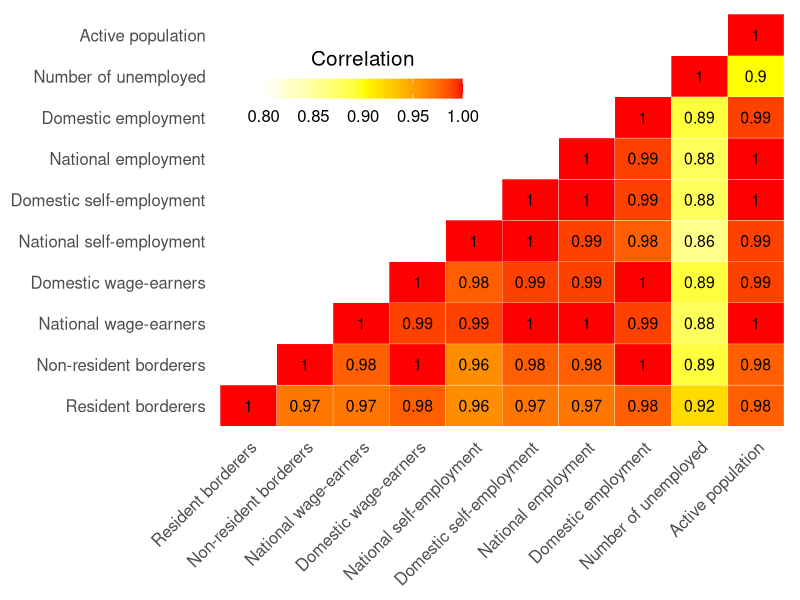
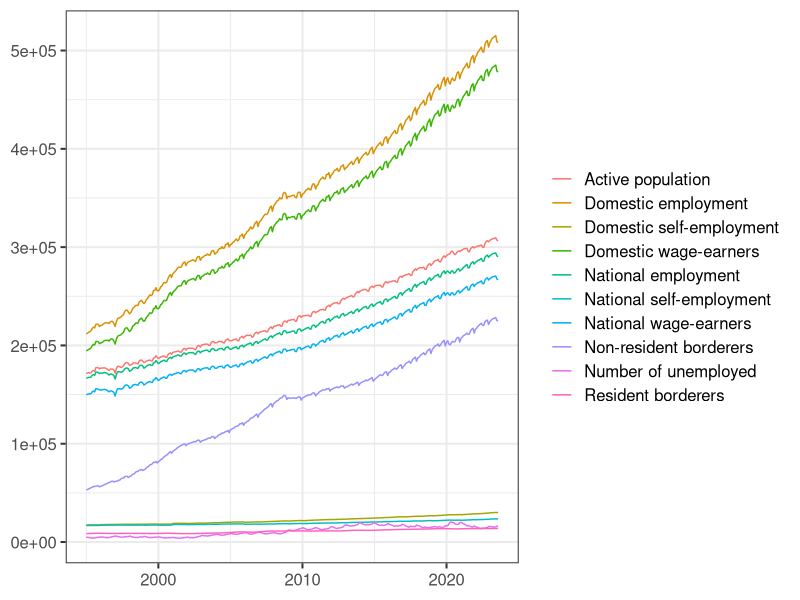
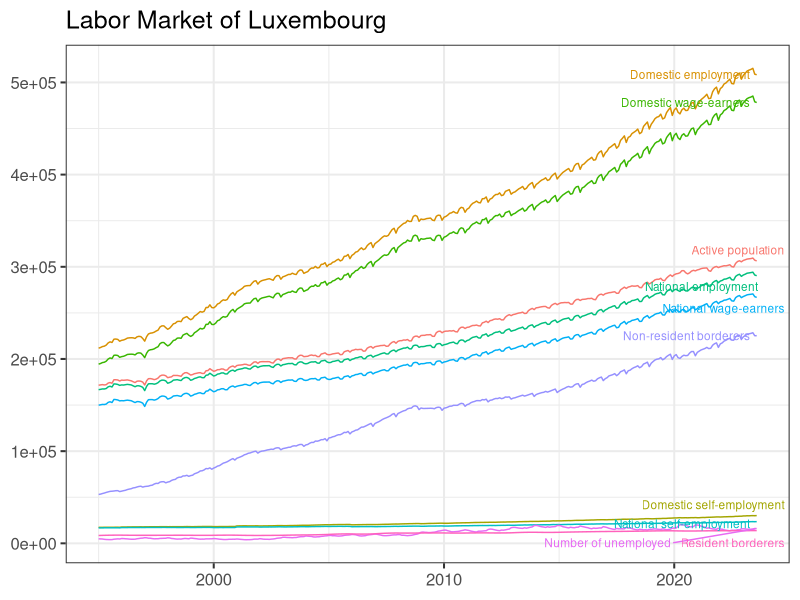
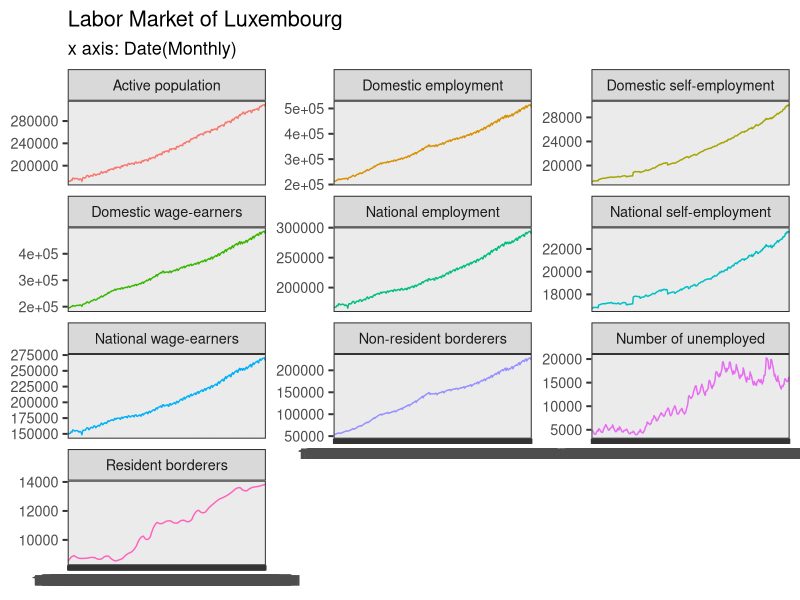
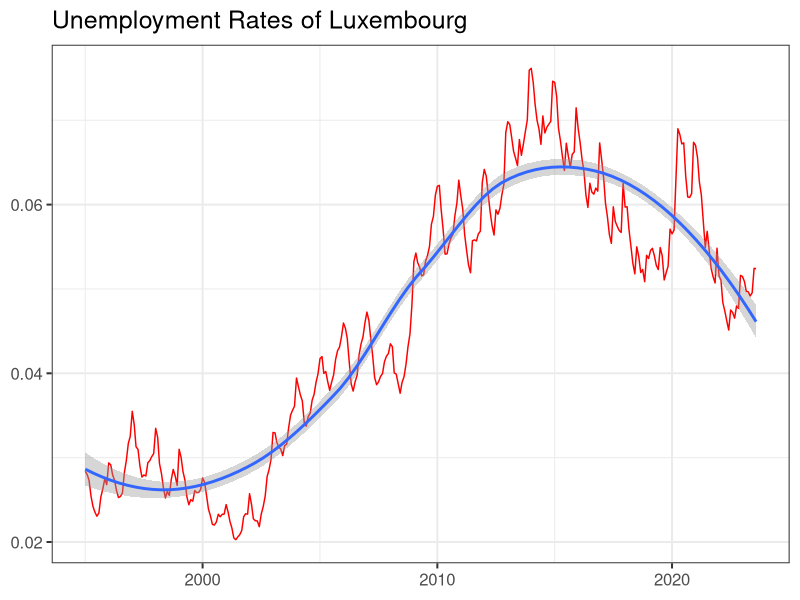
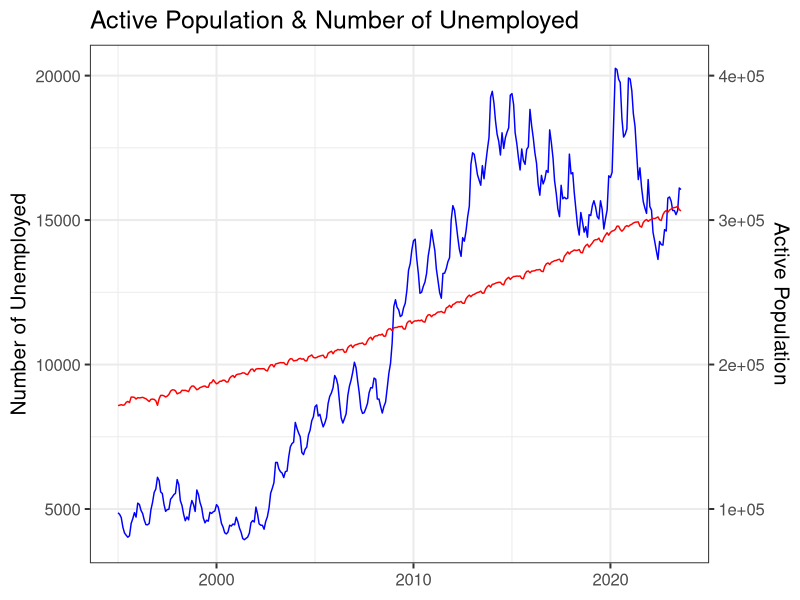
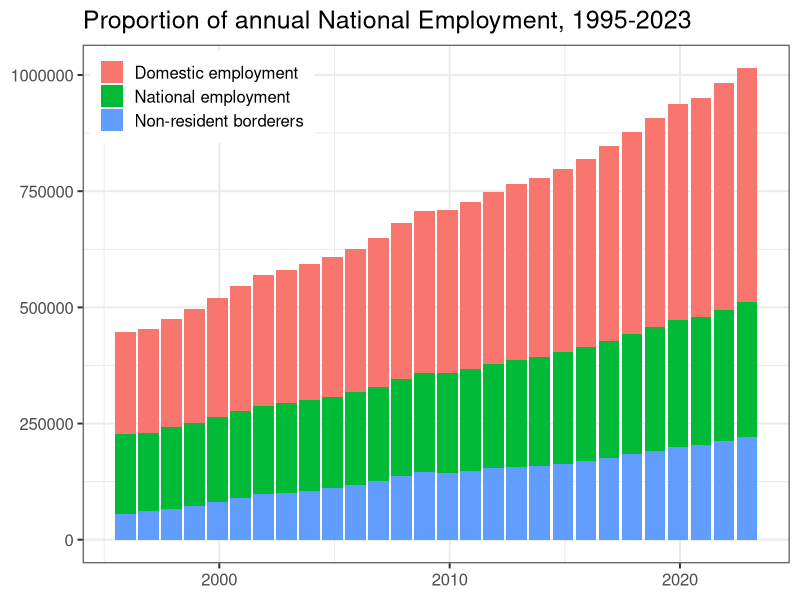
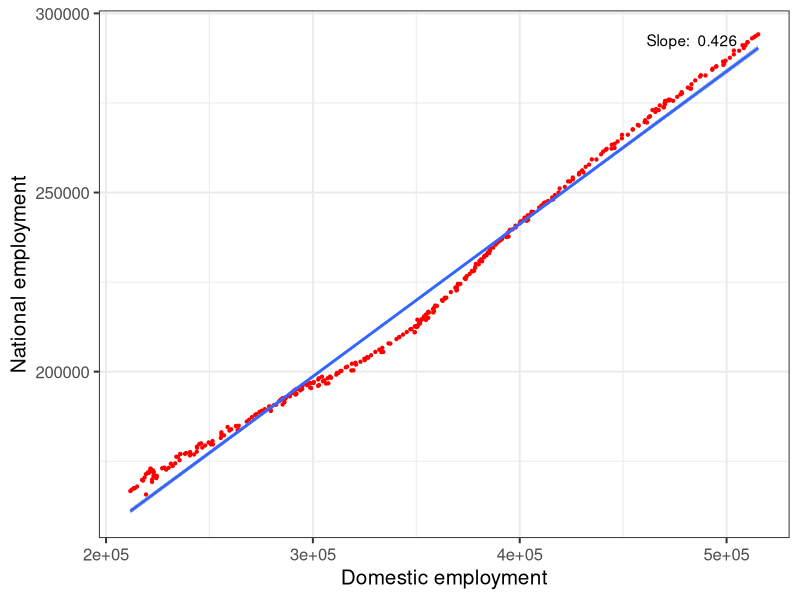

Here is the R script that generated these plots, in order:
## ---- chunk 1
# Load libraries
library(openxlsx)

# Import Excel file data
df <- read.xlsx("data.xlsx")

# Rename columns
colnames(df) <- c("Date", "Resident borderers", "Non-resident borderers", "National wage-earners", "Domestic wage-earners", "National self-employment", "Domestic self-employment", "National employment", "Domestic employment", "Number of unemployed", "Active population")

# Convert date column to Date format
df$Date <- as.numeric(df$Date)
df$Date <- as.Date(df$Date, origin = "1899-12-30")

# Show first 10 rows
head(df, n = 10)
## ---- chunk 2
# Import libraries
library(ggplot2)
library(reshape2)

# Set the theme
theme_set(theme_bw( base_size = 15))

get_lower_tri<-function(cormat){
    cormat[upper.tri(cormat)] <- NA
    return(cormat)
  }

cormat <- round(cor(df[,-1]),2)    # Delete the DATE column
lower_tri <- get_lower_tri(cormat)
melted_cormat <- melt(lower_tri, na.rm = TRUE)

ggheatmap <- ggplot(data = melted_cormat, aes(x=Var1, y=Var2, fill=value)) + 
  geom_tile(color = "white") + 
  scale_fill_gradient2(limits = c(0.8, 1), low = "white", mid = "yellow", high = "red", midpoint = 0.9) + 
  labs(x = NULL, y = NULL, fill = "Correlation")

ggheatmap + 
geom_text(aes(Var1, Var2, label = value), color = "black", size = 4) +
theme(
  axis.title.x = element_blank(),
  axis.title.y = element_blank(),
  panel.grid.major = element_blank(),
  panel.border = element_blank(),
  panel.background = element_blank(),
  axis.ticks = element_blank(),
  legend.justification = c(1, 0),
  legend.position = c(0.45, 0.70),
  legend.direction = "horizontal")+
  guides(fill = guide_colorbar(barwidth = 10, barheight = 1,
                title.position = "top", title.hjust = 0.5)) + 
  theme(axis.text.x = element_text(angle = 45, hjust = 1))
## ---- chunk 3
df_rs <- read.xlsx("data_reshaped.xlsx")

# Rename columns
colnames(df_rs) <- c("Category", "Date","Value")

# Convert date column to Date format
df_rs$Date <- as.numeric(df_rs$Date)
df_rs$Date <- as.Date(df_rs$Date, origin = "1899-12-30")

# Show first 10 rows
head(df_rs, n = 10)
## ---- chunk 4
ggplot(df_rs, aes(x = Date, y = Value)) + 
  geom_line(aes(color = Category)) + 
  labs(x = NULL, 
       y = NULL, 
       color = NULL)
## ---- chunk 5
library(dplyr)
library(ggrepel)
data_ends <- df_rs |> filter(Date == "2023-08-01")

ggplot(df_rs, aes(x = Date, y = Value, color = Category, group = Category)) +
  geom_line() +
  geom_text_repel(
    aes(label = Category), data = data_ends, nudge_x = 0.35, size = 3
    ) + 
  labs(title = "Labor Market of Luxembourg",x=NULL, y=NULL) + 
  theme(legend.position = "none")
## ---- chunk 6
df_rs |>
  ggplot(aes(x = as.factor(Date), y = Value, colour = Category)) + 
  geom_line(aes( group = Category)) +
  labs(title = "Labor Market of Luxembourg",
       subtitle = "x axis: Date(Monthly)",
       fill = NULL,
       x = NULL,
       y = NULL) +
  facet_wrap(vars(Category), nrow = 4, scales = "free_y") +
  theme(legend.position = "none", 
        text = element_text(size = 13))
## ---- chunk 7
# Calculate Unemployment rates
df_ur <- data.frame(
  Category = rep("Unemployment rate", 344),
  Date = df_rs[1:344, 2],
  Value = df_rs |> 
    filter(Category == "Number of unemployed") |>
    select(Value) / df_rs |>
    filter(Category == "Active population") |>
    select(Value)
)

df_rs <- rbind(df_rs, df_ur)

# Plot of Unemployment rate
df_rs |> 
  filter(Category == "Unemployment rate") |>
  ggplot(aes(x = Date, y = Value)) + 
  geom_line(color = "red") + 
  geom_smooth() + 
  labs(title = "Unemployment Rates of Luxembourg",
       x = NULL,
       y = NULL) +
  theme(legend.position = "none")


## ---- chunk 8
df |> 
  ggplot(aes(x = Date)) + 
  geom_line(aes(y = `Number of unemployed`), color = "blue") + 
  geom_line(aes(y = `Active population` * 0.05), color = "red") + 
  labs(title = "Active Population & Number of Unemployed",
       x = NULL,
       y = NULL,
       color = NULL) + 
  scale_y_continuous(name = "Number of Unemployed", sec.axis = sec_axis(~.*20, name = "Active Population")) + 
  theme(legend.position = c(0.01, 0.99), legend.justification = c(0, 1))
## ---- chunk 9
library(lubridate)
library(tidyr)

# Create a new data frame containing annual data.
df |>
  pivot_longer(
    cols = c(
      "Non-resident borderers",
      "National employment",
      "Domestic employment"
    ),
    names_to = "Categories",
    values_to = "Values"
  ) |>
  filter(month(Date) == 12) -> df_an

ggplot(df_an) +
  geom_col(aes(x = Date,
               y = Values,
               fill = Categories)) + 
  labs(title = "Proportion of annual National Employment, 1995-2023", 
       x = NULL,
       y = NULL,
       fill = NULL) + 
  theme(legend.position = c(0.01, 0.99), legend.justification = c(0, 1))
## ---- chunk 10
mdl <- lm(`National employment` ~ `Domestic employment`, data = df)
slope <- coef(mdl)[2]

df |> 
  ggplot(aes(x = `Domestic employment`, y = `National employment`)) +
  geom_point(color = "red", size = 0.8) +
  geom_smooth(method = "lm", se = TRUE) +  # Add linear regression line
  annotate("text", x = max(df$`Domestic employment`) - 10000, y = max(df$`National employment`), 
           label = paste("Slope: ", round(slope, 3)),
           hjust = 1, vjust = 1) +
  labs(x = "Domestic employment",
       y = "National employment")
## ---- chunk 11
# Box Plot
df$`Unemployment rate` <- df$`Number of unemployed` / df$`Active population`

df |> 
  ggplot(aes(x = cut(Date, breaks = "5 years"), y = `Unemployment rate`, group = cut(Date, breaks = "5 years"))) + 
  geom_boxplot() + 
  scale_x_discrete(labels = function(x) {
    interval_start <- as.Date(x, format = "%Y-%m-%d")
    interval_end <- interval_start + lubridate::years(5) - lubridate::days(1)
    sprintf("%s - %s", format(interval_start, "%Y"), format(interval_end, "%Y"))
  }) +
  labs(title = "Unemployment Rate in Luxembourg", 
       x = "Year Interval", 
       y = "Unemployment Rate")
